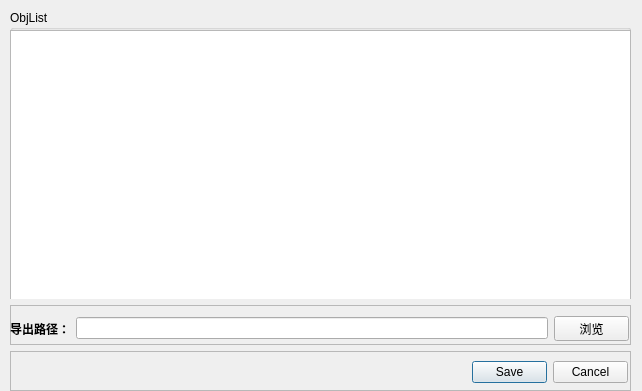
<?xml version="1.0" encoding="UTF-8"?>
<ui version="4.0">
 <class>ExportDialog</class>
 <widget class="QDialog" name="ExportDialog">
  <property name="geometry">
   <rect>
    <x>0</x>
    <y>0</y>
    <width>642</width>
    <height>391</height>
   </rect>
  </property>
  <property name="windowTitle">
   <string>Dialog</string>
  </property>
  <widget class="QWidget" name="verticalLayoutWidget">
   <property name="geometry">
    <rect>
     <x>10</x>
     <y>10</y>
     <width>621</width>
     <height>381</height>
    </rect>
   </property>
   <layout class="QVBoxLayout" name="verticalLayout">
    <item>
     <widget class="QGroupBox" name="groupBox_objlist">
      <property name="title">
       <string>ObjList</string>
      </property>
      <property name="flat">
       <bool>true</bool>
      </property>
      <widget class="QListWidget" name="listWidget">
       <property name="geometry">
        <rect>
         <x>0</x>
         <y>20</y>
         <width>621</width>
         <height>271</height>
        </rect>
       </property>
      </widget>
     </widget>
    </item>
    <item>
     <widget class="QFrame" name="frame">
      <property name="sizePolicy">
       <sizepolicy hsizetype="Preferred" vsizetype="Fixed">
        <horstretch>0</horstretch>
        <verstretch>0</verstretch>
       </sizepolicy>
      </property>
      <property name="minimumSize">
       <size>
        <width>0</width>
        <height>40</height>
       </size>
      </property>
      <property name="maximumSize">
       <size>
        <width>16777215</width>
        <height>16777215</height>
       </size>
      </property>
      <property name="frameShape">
       <enum>QFrame::StyledPanel</enum>
      </property>
      <property name="frameShadow">
       <enum>QFrame::Raised</enum>
      </property>
      <widget class="QWidget" name="horizontalLayoutWidget_2">
       <property name="geometry">
        <rect>
         <x>0</x>
         <y>-2</y>
         <width>619</width>
         <height>51</height>
        </rect>
       </property>
       <layout class="QHBoxLayout" name="horizontalLayout_2">
        <item>
         <widget class="QLabel" name="label_path">
          <property name="font">
           <font>
            <family>Microsoft YaHei UI</family>
            <weight>75</weight>
            <bold>true</bold>
           </font>
          </property>
          <property name="text">
           <string>导出路径：</string>
          </property>
         </widget>
        </item>
        <item>
         <widget class="QLineEdit" name="lineEdit_path"/>
        </item>
        <item>
         <widget class="QPushButton" name="pushButton_explor">
          <property name="sizePolicy">
           <sizepolicy hsizetype="Fixed" vsizetype="Fixed">
            <horstretch>0</horstretch>
            <verstretch>0</verstretch>
           </sizepolicy>
          </property>
          <property name="minimumSize">
           <size>
            <width>20</width>
            <height>20</height>
           </size>
          </property>
          <property name="maximumSize">
           <size>
            <width>75</width>
            <height>25</height>
           </size>
          </property>
          <property name="text">
           <string>浏览</string>
          </property>
         </widget>
        </item>
       </layout>
      </widget>
     </widget>
    </item>
    <item>
     <widget class="QFrame" name="frame_button">
      <property name="sizePolicy">
       <sizepolicy hsizetype="Preferred" vsizetype="Fixed">
        <horstretch>0</horstretch>
        <verstretch>0</verstretch>
       </sizepolicy>
      </property>
      <property name="minimumSize">
       <size>
        <width>0</width>
        <height>40</height>
       </size>
      </property>
      <property name="frameShape">
       <enum>QFrame::StyledPanel</enum>
      </property>
      <property name="frameShadow">
       <enum>QFrame::Raised</enum>
      </property>
      <widget class="QDialogButtonBox" name="buttonBox">
       <property name="geometry">
        <rect>
         <x>462</x>
         <y>10</y>
         <width>156</width>
         <height>23</height>
        </rect>
       </property>
       <property name="standardButtons">
        <set>QDialogButtonBox::Cancel|QDialogButtonBox::Save</set>
       </property>
      </widget>
     </widget>
    </item>
   </layout>
  </widget>
 </widget>
 <resources/>
 <connections>
  <connection>
   <sender>buttonBox</sender>
   <signal>rejected()</signal>
   <receiver>ExportDialog</receiver>
   <slot>reject()</slot>
   <hints>
    <hint type="sourcelabel">
     <x>484</x>
     <y>362</y>
    </hint>
    <hint type="destinationlabel">
     <x>4</x>
     <y>148</y>
    </hint>
   </hints>
  </connection>
 </connections>
</ui>
